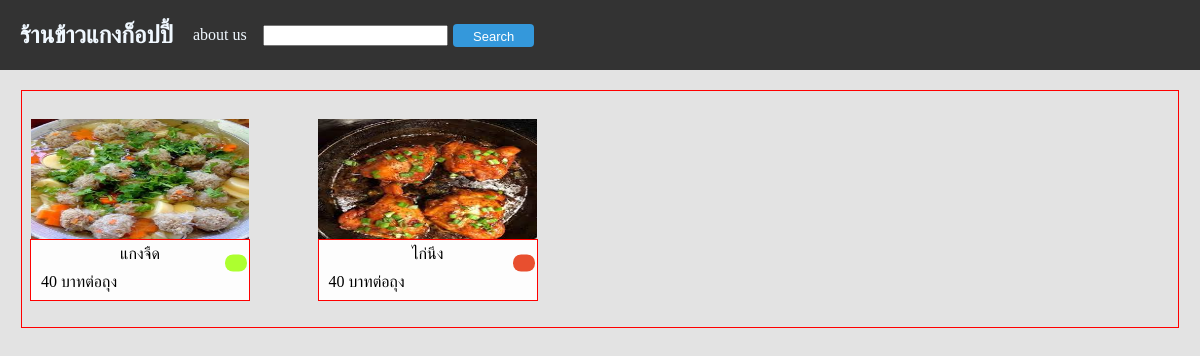
The page / on the database its author committed.
### app/models.py (models this page shows, shortened)
class Food(models.Model):
    name = models.CharField(max_length=100)
    price = models.IntegerField(default=0)
    unit = models.CharField(max_length=100,default='บาทต่อถุง')
    score = models.FloatField(default=0,blank=True,null=True)
    quantity_review = models.IntegerField(default=0,blank=True,null=True)
    image = models.ImageField(upload_to='media/image/',blank=True,null=True)
    options = models.CharField(max_length=20, choices=(
        ('notchoose', 'ไม่ได้เลือก'),
        ('onsale', 'วางขาย'),
        ('soldout', 'ขายหมดแล้ว'),
    ), default='notchoose')

### app/views.py (the view)
# urls.py: path('',home, name='home'),
def home(req):
    food = Food.objects.all()
    context ={
        'food':food,
    }
    return render(req,'app/home.html',context)

### app/templates/app/home.html (shortened to what this page needs)
<!DOCTYPE html>
<html lang="en">
<head>
</head>
<body>
        {% include 'app/navbar.html' %}
        <div class="container-area">
            {%for f in food %}
                {%if f.options != 'notchoose'%}
                <div class="listitem">
                    <a href="/foodview/{{f.id}}/">
                        <div class="boxlistfood">
                            {%if f.image %}
                            <div class="image-food">
                                <img src="{{f.image.url}}" alt="food-image">
                            </div>
                            {%endif%}
                            <div class="box-detail">
                                <div class="overlay">
                                    {%if f.options == 'onsale' %}
                                    <div class="status-sale-green"></div>
                                    {%endif%}
                                    {%if f.options == 'soldout'%}
                                    <div class="status-sale-red"></div>
                                    {%endif%}
                                </div>
                                <div class="name">{{f.name}}</div>
                                <div class="detail_food">
                                    <div class="food-price">{{f.price}} {{f.unit}}</div>
                                </div>
                            </div>
                        </div>
                    </a>
                </div>
                {%endif%}
            {%endfor%}
            </div>
</body>
</html>

### app/templates/app/home.html (style rules this page uses)
body { background-color: #E3E3E3; }
.container-area { display: grid; padding: 0.5rem; margin: 0.5rem; grid-template-columns: repeat(4,1fr); grid-gap: 10px; width: 1140px; border: 1px solid red; margin: 0 auto; margin-top: 20px; }
.boxlistfood { margin-top: 20px; width: 220px; height: 200px; }
.boxlistfood div { text-align: center; margin-bottom: 10px; }
.listitem a { text-decoration: none; color: black; }
.image-food { width: 100% ; border-radius: 1rem; height: 110px; margin-bottom: 20px; }
.image-food img { height: 120px; width: 99.5%; }
.detail_food { display: flex; justify-content: space-between; align-items: center; margin-left: 10px; margin-bottom: 0; }
.name { margin-top: 5px; margin-bottom: 0; }
.box-detail { display: flex; flex-direction: column; height: 60px; position: relative; border: 1px solid red; background-color: #FDFDFD; }
.overlay { position: absolute; top: 30px; left: 205px; transform: translate(-50%, -50%); padding: 10px; border-radius: 5px; width: 30px; }
.status-sale-green { background-color: greenyellow; display: inline-block; padding: 6px; width: 10px; height: 5px; border-radius: 0.5rem; }
.status-sale-red { background-color: #E84F2F; display: inline-block; padding: 6px; width: 10px; height: 5px; border-radius: 0.5rem; }

### app/templates/app/navbar.html (style rules this page uses)
body { margin: 0; padding: 0; }

### rows shown on the page
Food: image (picture), options "onsale" (drawn), name "แกงจืด", price "40", unit "บาทต่อถุง"
Food: image (picture), options "soldout" (drawn), name "ไก่นึง", price "40", unit "บาทต่อถุง"
